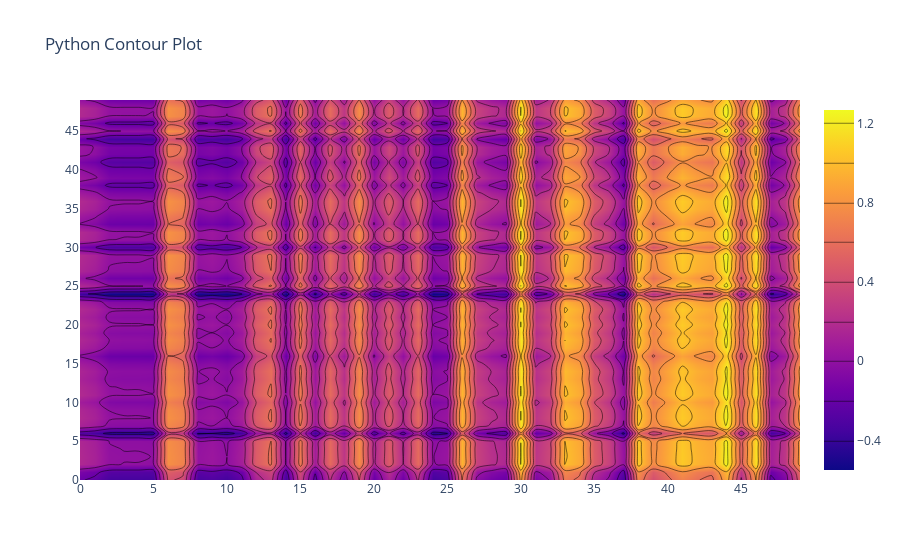

The code cell stored with this chart in its notebook:
### Code cell
#import plotly.graph_objects as go

fig = go.Figure(data= go.Contour(
    z = z,
        # heatmap gradient coloring is applied between each contour level
        contours_coloring = 'heatmap' # can also be 'lines', or 'none
    )
)

fig.update_layout(
    title="Python Contour Plot"
)

fig.show()

### Figure 1 — Plotly figure (JSON) as saved in the notebook; plotly's stock layout.template omitted (floating-point values rounded to 4 significant figures; data arrays with more than 128 entries replaced by an {"elided": "..."} marker saying what was removed)
{"data": [{"contours": {"coloring": "heatmap"}, "type": "contour", "z": {"elided": "50x50 float values"}}], "layout": {"title": {"text": "Python Contour Plot"}}}
